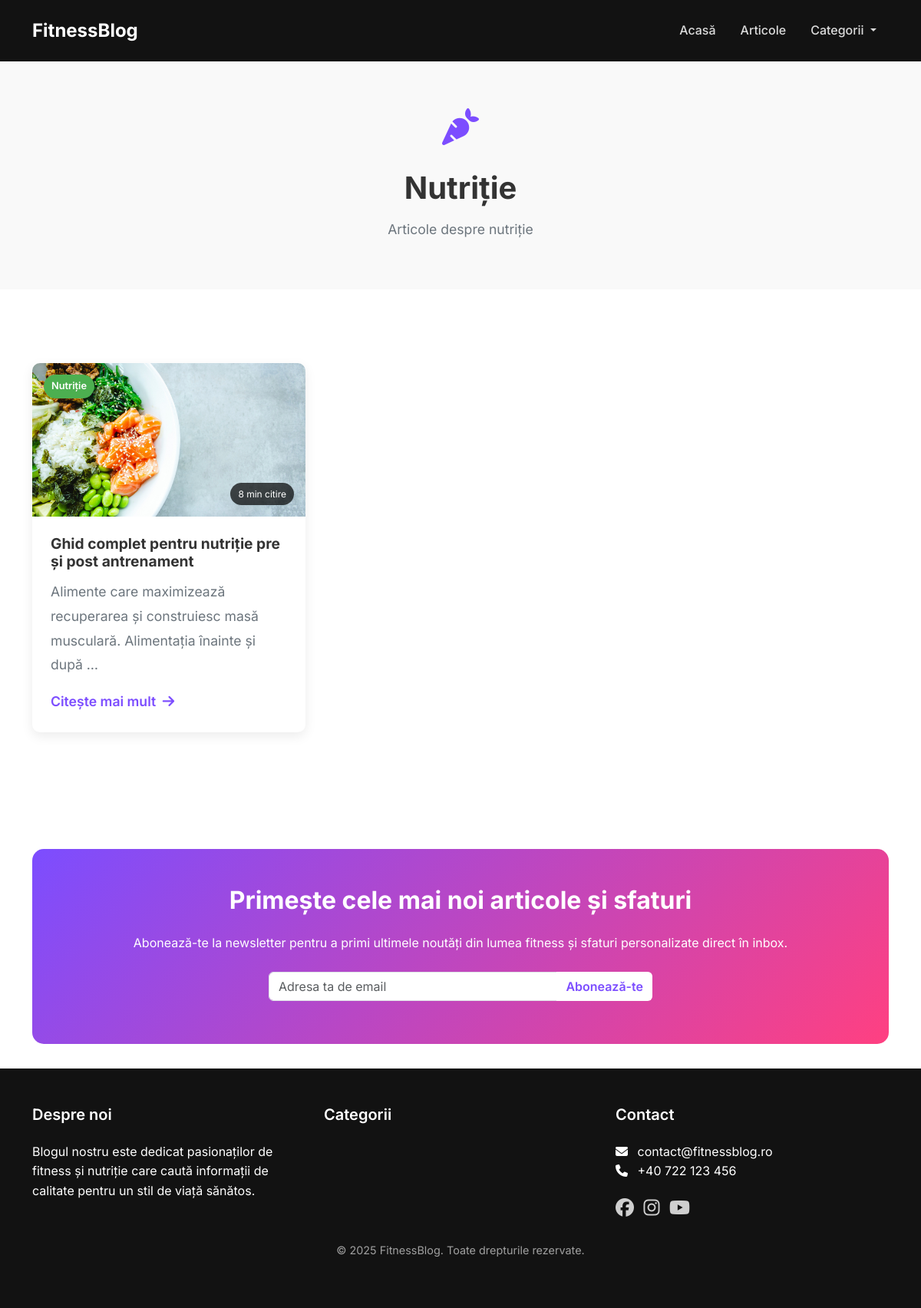
The page /categorie/nutritie/ on the database its author committed.
### blog/models.py (models this page shows, shortened)
class Category(models.Model):
    name = models.CharField(max_length=100)
    icon = models.CharField(max_length=50, blank=True, null=True)
    slug = models.SlugField(unique=True)
    description = models.TextField(blank=True, null=True)
    class Meta:
        verbose_name_plural = 'Categories'

class Article(models.Model):
    title = models.CharField(max_length=200)
    slug = models.SlugField(unique=True)
    content = models.TextField()
    featured_image = models.ImageField(upload_to='articles/')
    read_time = models.IntegerField(help_text="Timp de citire în minute")
    category = models.ForeignKey(Category, on_delete=models.CASCADE, related_name='articles')
    is_featured = models.BooleanField(default=False)
    created_at = models.DateTimeField(auto_now_add=True)
    updated_at = models.DateTimeField(auto_now=True)

### blog/views.py (the view)
# urls.py: path('categorie/<slug:slug>/', views.category_articles, name='category_articles'),
def category_articles(request, slug):
    category = get_object_or_404(Category, slug=slug)
    articles_list = category.articles.order_by('-created_at')
    paginator = Paginator(articles_list, 9)  # 9 articles per page
    page_number = request.GET.get('page')
    articles = paginator.get_page(page_number)
    adsense_locations = {
        ad.name: ad.ad_code for ad in AdSenseLocation.objects.filter(is_active=True)
    }
    context = {
        'category': category,
        'articles': articles,
        'adsense_locations': adsense_locations,
    }
    return render(request, 'blog/category_articles.html', context)

### templates/blog/category_articles.html (shortened to what this page needs)
{% extends 'blog/base.html' %}
{% load static %}
{% block content %}
<section class="category-header py-5">
    <div class="container">
        <div class="row">
            <div class="col-lg-8 mx-auto text-center">
                <div class="category-icon">
                    {% if category.icon %}
                    <i class="fas {{ category.icon }}"></i>
                    {% endif %}
                </div>
                <h1 class="category-title">{{ category.name }}</h1>
                {% if category.description %}
                <p class="category-description">{{ category.description }}</p>
                {% endif %}
            </div>
        </div>
    </div>
</section>
<section class="articles-grid-section py-5">
    <div class="container">
        <div class="row">
            {% for article in articles %}
            <div class="col-md-4 mb-4">
                <div class="article-card">
                    <div class="article-img">
                        <img src="{{ article.featured_image.url }}" alt="{{ article.title }}">
                        <div class="article-category {{ article.category.slug }}">{{ article.category.name }}</div>
                        <div class="article-time">{{ article.read_time }} min citire</div>
                    </div>
                    <div class="article-content">
                        <h3 class="article-title"><a href="{% url 'blog:article_detail' article.slug %}">{{ article.title }}</a></h3>
                        <p class="article-excerpt">{{ article.content|truncatechars:100 }}</p>
                        <a href="{% url 'blog:article_detail' article.slug %}" class="read-more">Citește mai mult <i class="fas fa-arrow-right ms-1"></i></a>
                    </div>
                </div>
            </div>
            {% empty %}
            <div class="col-12 text-center py-5">
                <p>Nu există articole în această categorie momentan.</p>
            </div>
            {% endfor %}
        </div>
    </div>
</section>
{% endblock %}

### templates/blog/base.html (shortened to what this page needs)
<!DOCTYPE html>
<html lang="ro">
<head>
    <link rel="stylesheet" href="https://cdnjs.cloudflare.com/ajax/libs/font-awesome/6.5.1/css/all.min.css">
    <link href="https://cdn.jsdelivr.net/npm/bootstrap@5.3.2/dist/css/bootstrap.min.css" rel="stylesheet">
    {% load static %}
    <link rel="stylesheet" href="{% static 'css/styles.css' %}">
</head>
<body>
    <header class="header">
        <nav class="navbar navbar-expand-lg navbar-dark">
            <div class="container">
                <a class="navbar-brand" href="{% url 'blog:home' %}">FitnessBlog</a>
                <div class="collapse navbar-collapse" id="navbarNav">
                    <ul class="navbar-nav ms-auto">
                        <li class="nav-item">
                            <a class="nav-link" href="{% url 'blog:home' %}">Acasă</a>
                        </li>
                        <li class="nav-item">
                            <a class="nav-link" href="{% url 'blog:all_articles' %}">Articole</a>
                        </li>
                        <li class="nav-item dropdown">
                            <a class="nav-link dropdown-toggle" href="#" id="navbarDropdown" role="button" data-bs-toggle="dropdown" aria-expanded="false">
                                Categorii
                            </a>
                        </li>
                    </ul>
                </div>
            </div>
        </nav>
    </header>
    <main>
        {% block content %}{% endblock %}
    </main>
    <section class="newsletter-section">
        <div class="container">
            <div class="newsletter-container py-5 px-4">
                <div class="row">
                    <div class="col-lg-12 text-center">
                        <h2 class="section-title">Primește cele mai noi articole și sfaturi</h2>
                        <p class="mb-4">Abonează-te la newsletter pentru a primi ultimele noutăți din lumea fitness și sfaturi personalizate direct în inbox.</p>
                        <form id="newsletter-form" class="newsletter-form">
                            <div class="input-group">
                                <input type="email" class="form-control" id="email" name="email" placeholder="Adresa ta de email" required>
                                <button type="submit" class="btn subscribe-btn">Abonează-te</button>
                            </div>
                        </form>
                    </div>
                </div>
            </div>
        </div>
    </section>
    <footer class="footer py-5">
        <div class="container">
            <div class="row">
                <div class="col-md-4">
                    <h5>Despre noi</h5>
                    <p>Blogul nostru este dedicat pasionaților de fitness și nutriție care caută informații de calitate pentru un stil de viață sănătos.</p>
                </div>
                <div class="col-md-4">
                    <h5>Categorii</h5>
                </div>
                <div class="col-md-4">
                    <h5>Contact</h5>
                    <ul class="list-unstyled">
                        <li><i class="fas fa-envelope me-2"></i> contact@fitnessblog.ro</li>
                        <li><i class="fas fa-phone me-2"></i> +40 722 123 456</li>
                    </ul>
                    <div class="social-icons mt-3">
                        <a href="#" class="me-2"><i class="fab fa-facebook"></i></a>
                        <a href="#" class="me-2"><i class="fab fa-instagram"></i></a>
                        <a href="#" class="me-2"><i class="fab fa-youtube"></i></a>
                    </div>
                </div>
            </div>
            <div class="row mt-4">
                <div class="col-md-12 text-center">
                    <p class="copyright">© 2025 FitnessBlog. Toate drepturile rezervate.</p>
                </div>
            </div>
        </div>
    </footer>
</body>
</html>

### static/css/styles.css (style rules this page uses)
:root { --primary-color: #7c4dff; --primary-hover: #6a3ff5; --secondary-color: #ff4081; --secondary-hover: #f50057; --text-color: #333; --light-text: #fff; --dark-bg: #121212; --light-bg: #f9f9f9; --gray-color: #6c757d; --border-color: #e9ecef; --antrenament-color: #ff5722; --nutritie-color: #4caf50; --lifestyle-color: #2196f3; }
body { font-family: 'Inter', sans-serif; color: var(--text-color); line-height: 1.6; background-color: #fff; }
a { color: var(--primary-color); text-decoration: none; transition: all 0.3s ease; }
.section-title { font-weight: 700; margin-bottom: 1.5rem; }
.header { background-color: var(--dark-bg); }
.navbar-dark { padding: 1rem 0; }
.navbar-brand { font-weight: 700; font-size: 1.5rem; }
.navbar-dark .navbar-nav .nav-link { color: rgba(255, 255, 255, 0.85); font-weight: 500; padding: 0.5rem 1rem; }
.article-card { border-radius: 10px; overflow: hidden; box-shadow: 0 5px 15px rgba(0, 0, 0, 0.08); transition: all 0.3s ease; height: 100%; display: flex; flex-direction: column; background-color: white; }
.article-img { position: relative; height: 200px; }
.article-img img { width: 100%; height: 100%; object-fit: cover; }
.article-category { position: absolute; top: 15px; left: 15px; background-color: var(--primary-color); color: white; padding: 5px 10px; border-radius: 20px; font-size: 0.8rem; font-weight: 600; }
.article-category.nutritie { background-color: var(--nutritie-color); }
.article-time { position: absolute; bottom: 15px; right: 15px; background-color: rgba(0, 0, 0, 0.7); color: white; padding: 5px 10px; border-radius: 20px; font-size: 0.75rem; }
.article-content { padding: 1.5rem; flex: 1; display: flex; flex-direction: column; }
.article-title { font-size: 1.2rem; font-weight: 700; margin-bottom: 0.75rem; }
.article-title a { color: var(--text-color); }
.article-excerpt { color: var(--gray-color); margin-bottom: 1rem; flex-grow: 1; }
.read-more { font-weight: 600; color: var(--primary-color); margin-top: auto; }
.category-title { font-size: 1.2rem; font-weight: 700; margin-bottom: 0; }
.newsletter-section { padding: 2rem 0; }
.newsletter-container { background: linear-gradient(135deg, var(--primary-color), var(--secondary-color)); border-radius: 15px; color: white; }
.newsletter-form { max-width: 500px; margin: 0 auto; }
.subscribe-btn { background-color: white; color: var(--primary-color); font-weight: 600; border: none; transition: all 0.3s ease; }
.footer { background-color: var(--dark-bg); color: white; }
.footer h5 { color: white; font-weight: 600; margin-bottom: 1.5rem; }
.footer a { color: rgba(255, 255, 255, 0.8); transition: all 0.3s ease; }
.footer .social-icons a { font-size: 1.5rem; margin-right: 1rem; }
.copyright { color: rgba(255, 255, 255, 0.6); font-size: 0.9rem; }
.article-content { font-size: 1.1rem; line-height: 1.8; }
.category-header, .page-header { background-color: var(--light-bg); padding: 3rem 0; }
.category-icon { font-size: 3rem; margin-bottom: 1rem; color: var(--primary-color); }
.category-title, .page-title { font-size: 2.5rem; font-weight: 700; margin-bottom: 1rem; }
.category-description, .page-description { color: var(--gray-color); font-size: 1.1rem; }

### rows shown on the page
Category: name "Nutriție", description "Articole despre nutriție"
Article: featured_image (placeholder picture), category.name "Nutriție", read_time "8", title "Ghid complet pentru nutriție pre și post antrenament", content "Alimente care maximizează recuperarea și construiesc masă musculară. Alimentația înainte și după …"
